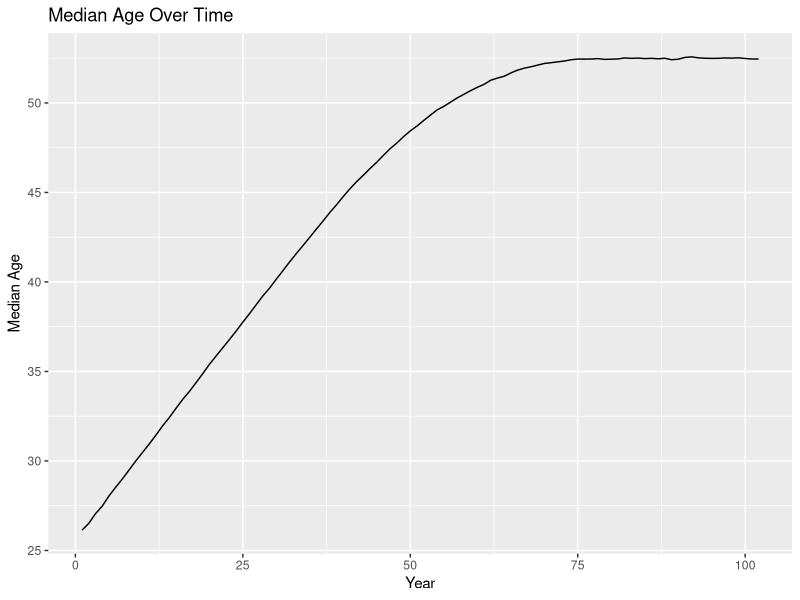
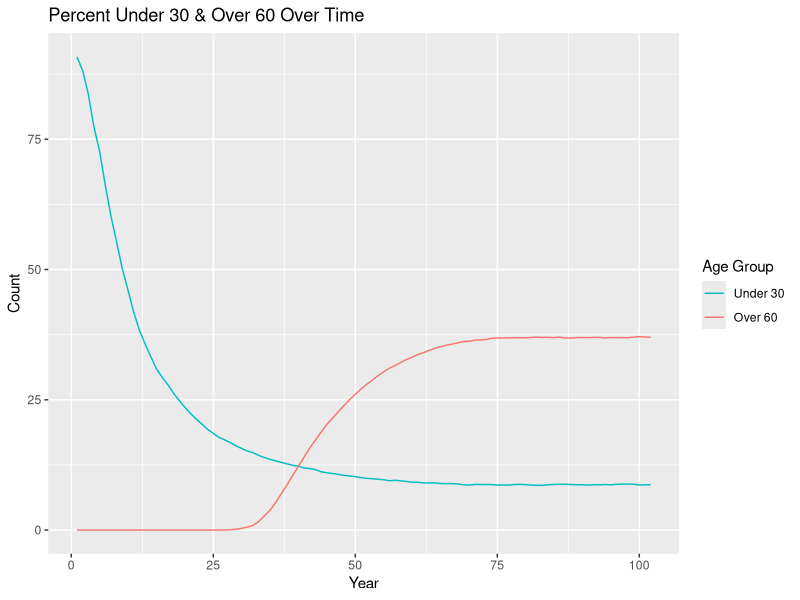
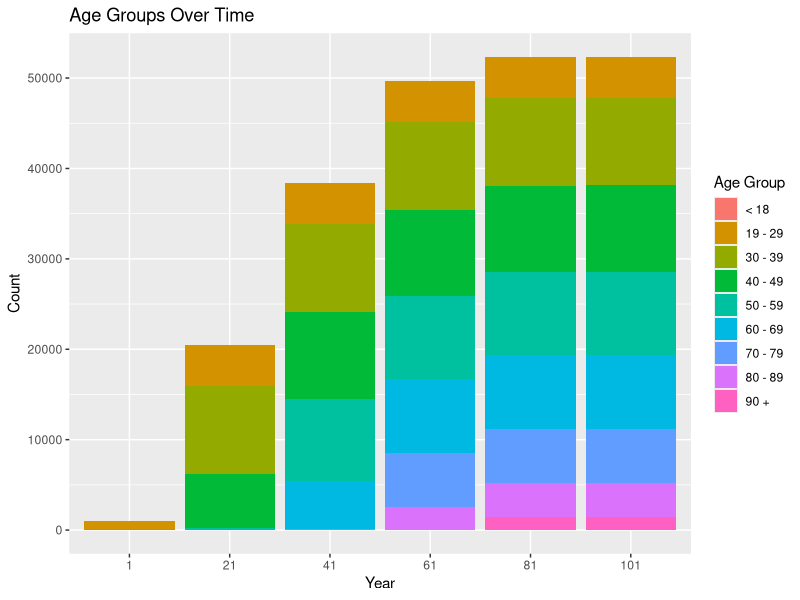
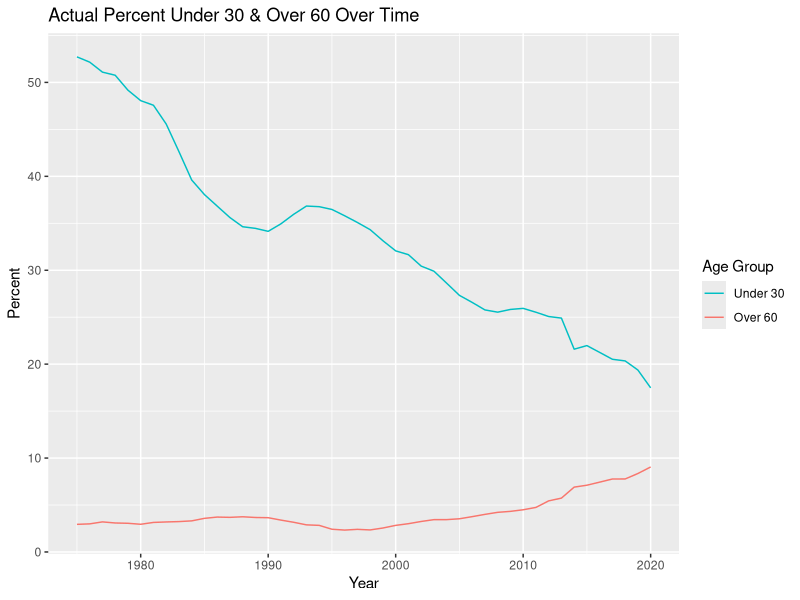
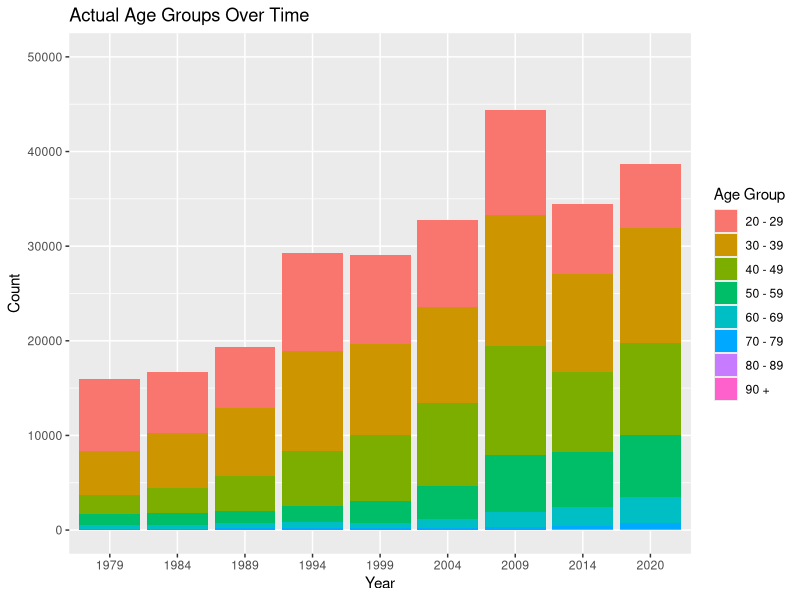
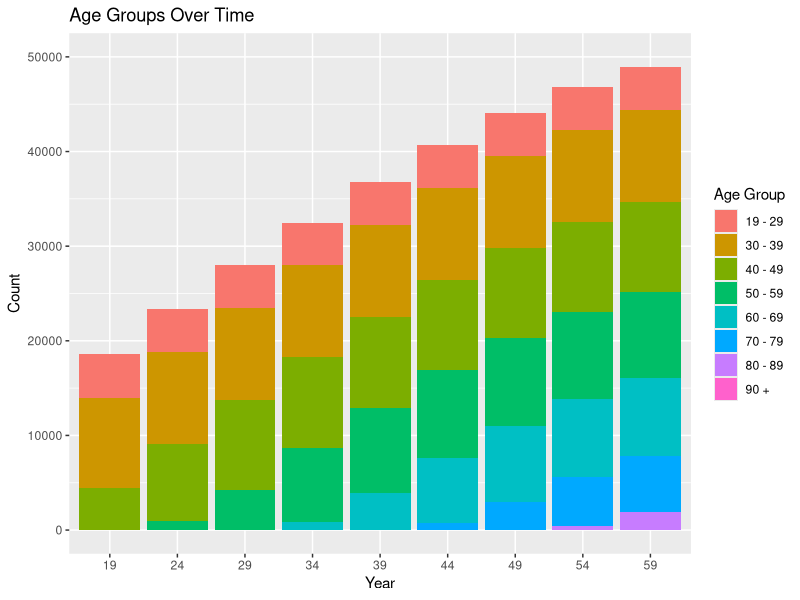
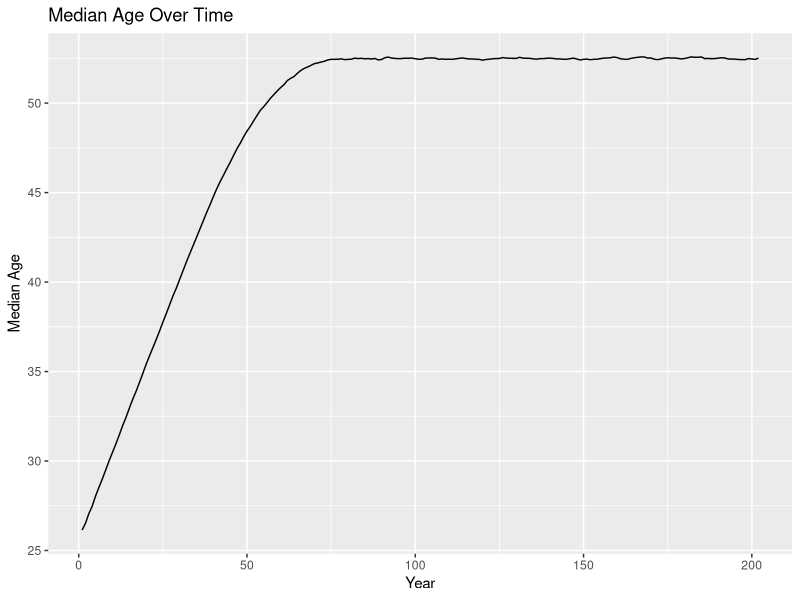
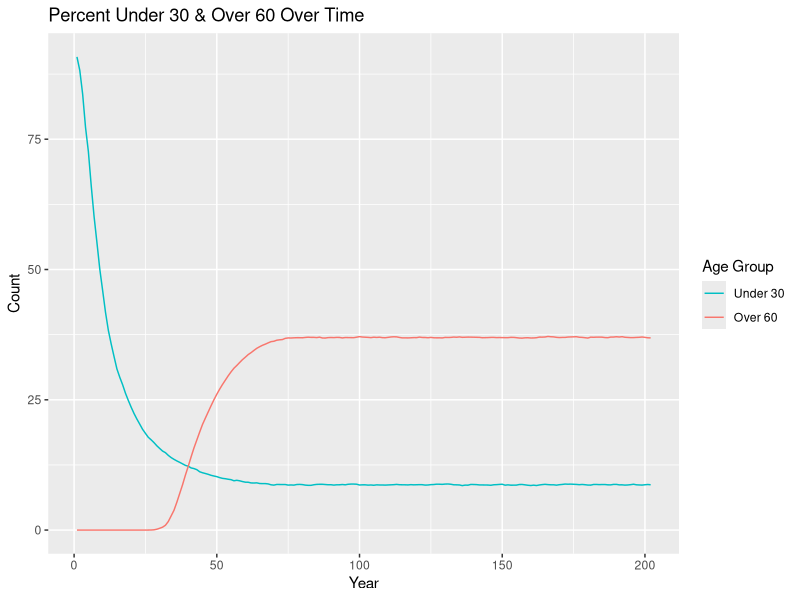

Reproduce these figures in R, in order.
## ---- chunk 1
knitr::opts_chunk$set(echo = TRUE)
## ---- chunk 2
library(tidyverse)
## ---- chunk 3
set.seed(12345)
## ---- chunk 4
population <- 
  rnorm(n = 1000, mean = 26, sd = 3) %>% 
  enframe() %>% 
  select(value) %>% 
  rename(original_age = value) %>% 
  mutate(current_age = original_age, years_incarcerated = 0)

overall <-
  tibble(year = 1, total_population = nrow(population), 
         median_age = median(population$current_age)) %>% 
  mutate("< 18" = pull(count(filter(population, current_age < 19))),
         "19 - 29" = pull(count(filter(population, current_age >= 19 & current_age < 30))),
         "30 - 39" = pull(count(filter(population, current_age >= 30 & current_age < 40))),
         "40 - 49" = pull(count(filter(population, current_age >= 40 & current_age < 50))),
         "50 - 59" = pull(count(filter(population, current_age >= 50 & current_age < 60))),
         "60 - 69" = pull(count(filter(population, current_age >= 60 & current_age < 70))),
         "70 - 79" = pull(count(filter(population, current_age >= 70 & current_age < 80))),
         "80 - 89" = pull(count(filter(population, current_age >= 80 & current_age < 90))),
         "90 +" = pull(count(filter(population, current_age >= 90))))
## ---- chunk 5
one_year_population <- function(data) {
  # age & years incarcerated increases by 1
  data$current_age <- data$current_age + 1
  data$years_incarcerated <- data$years_incarcerated + 1
  
  # creates age group cohorts & randomly removes fraction based on cohort
  less_than_18 <- filter(data, current_age < 19)
  less_than_18 <- sample_frac(less_than_18, (1 - 0.0055))
  
  `19_to_29` <- filter(data, current_age >= 19 & current_age < 30)
  `19_to_29` <- sample_frac(`19_to_29`, (1 - 0.0022))
  
  `30_to_39` <- filter(data, current_age >= 30 & current_age < 40)
  `30_to_39` <- sample_frac(`30_to_39`, (1 - 0.0023))
  
  `40_to_49` <- filter(data, current_age >= 40 & current_age < 50)
  `40_to_49` <- sample_frac(`40_to_49`, (1 - 0.0025))
  
  `50_to_59` <- filter(data, current_age >= 50 & current_age < 60)
  `50_to_59` <- sample_frac(`50_to_59`, (1 - 0.0060))
  
  `60_to_69` <- filter(data, current_age >= 60 & current_age < 70)
  `60_to_69` <- sample_frac(`60_to_69`, (1 - 0.0162))
  
  `70_to_79` <- filter(data, current_age >= 70 & current_age < 80)
  `70_to_79` <- sample_frac(`70_to_79`, (1 - 0.0424))
  
  `80_to_89` <- filter(data, current_age >= 80 & current_age < 90)
  `80_to_89` <- sample_frac(`80_to_89`, (1 - 0.0519))
  
  over_90 <- filter(data, current_age >= 90)
  over_90 <- sample_frac(over_90, (1 - 0.1250))
  
  data <- do.call("rbind", list(less_than_18, `19_to_29`, `30_to_39`, `40_to_49`, `50_to_59`, 
                                `60_to_69`,`70_to_79`, `80_to_89`, over_90))
  
  # adds 1000 more
  incoming <- 
    rnorm(n = 1000, mean = 26, sd = 3) %>% 
    enframe() %>% 
    select(value) %>% 
    rename(original_age = value) %>% 
    mutate(current_age = original_age, years_incarcerated = 0)
  data <- rbind(data, incoming)
  
  # removes any observations with age greater than 100
  data <- data %>% 
    filter(current_age < 100)
}

one_year_overall <- function(data, p) {
    incoming <-
      tibble(year = last(data$year) + 1, total_population = nrow(p),
             median_age = median(p$current_age)) %>% 
        mutate("< 18" = pull(count(filter(p, current_age < 19))),
               "19 - 29" = pull(count(filter(p, current_age >= 19 & current_age < 30))),
               "30 - 39" = pull(count(filter(p, current_age >= 30 & current_age < 40))),
               "40 - 49" = pull(count(filter(p, current_age >= 40 & current_age < 50))),
               "50 - 59" = pull(count(filter(p, current_age >= 50 & current_age < 60))),
               "60 - 69" = pull(count(filter(p, current_age >= 60 & current_age < 70))),
               "70 - 79" = pull(count(filter(p, current_age >= 70 & current_age < 80))),
               "80 - 89" = pull(count(filter(p, current_age >= 80 & current_age < 90))),
               "90 +" = pull(count(filter(p, current_age >= 90))))
    data <- rbind(data, incoming)
}
## ---- chunk 6
population <- one_year_population(population)
overall <- one_year_overall(overall, population)

# extend 100 years until stable
test_population <- population
test_overall <- overall
for (i in 1:100) {
  test_population <- one_year_population(test_population)
  test_overall <- one_year_overall(test_overall, test_population)
}
## ---- chunk 7
ggplot(data = test_overall, mapping = aes(x = year, y = median_age)) +
  geom_line() +
  labs(title = "Median Age Over Time", x = "Year", y = "Median Age")

test_overall %>% 
  mutate(under_30 = (`19 - 29` + `< 18`) / total_population * 100, 
         over_60 = (`60 - 69` + `70 - 79` + `80 - 89` + `90 +`) / total_population * 100) %>% 
  select(year, under_30, over_60) %>% 
  ggplot(data = ., mapping = aes(x = year, group = 1)) +
  geom_line(mapping = aes(y = under_30, color = "under_30")) +
  geom_line(mapping = aes(y = over_60, color = "over_60")) +
  labs(title = "Percent Under 30 & Over 60 Over Time", x = "Year", y = "Count") +
  scale_color_discrete(name = "Age Group",
                       breaks = c("under_30", "over_60"), labels = c("Under 30", "Over 60"))

test_overall_long <- test_overall %>% 
  select(year, `< 18`:`90 +`) %>% 
  mutate(year = as.character(year)) %>% 
  pivot_longer(-year, names_to = "age_group", values_to = "count")

ggplot(data = test_overall_long, mapping = aes(x = year, y = count, fill = age_group)) +
  geom_bar(position = "stack", stat = "identity") +
  labs(title = "Age Groups Over Time", x = "Year", y = "Count") +
  scale_x_discrete(limits = c("1", "21", "41", "61", "81", "101")) +
  scale_fill_discrete(name = "Age Group",
                      breaks = c("< 18", "19 - 29", "30 - 39", "40 - 49", "50 - 59", "60 - 69",
                                 "70 - 79", "80 - 89", "90 +"))
## ---- chunk 8
bar_race <- test_overall %>% 
  select(year, `< 18`:`90 +`) %>% 
  mutate(year = as.character(year)) %>% 
  pivot_longer(-year, names_to = "age_group", values_to = "count") %>% 
  pivot_wider(names_from = "year", values_from = "count")
## ---- chunk 9
actual <- read.csv("populations.csv")
actual %>% 
  mutate(Under30 = (AgeUnder20 + Age20to29) / PrisonPopulation * 100, 
         Over60 = (Age60to69 + Age70to79 + Age80to89 + Age90over) / PrisonPopulation * 100) %>% 
  select(year, PrisonPopulation, Under30, Over60) %>% 
  ggplot(data = ., mapping = aes(x = year, group = 1)) +
  geom_line(mapping = aes(y = Under30, color = "Under30")) +
  geom_line(mapping = aes(y = Over60, color = "Over60")) +
  labs(title = "Actual Percent Under 30 & Over 60 Over Time", x = "Year", y = "Percent") +
  scale_color_discrete(name = "Age Group",
                       breaks = c("Under30", "Over60"), labels = c("Under 30", "Over 60"))

actual_long <- actual %>% 
  select(year, AgeUnder20:Age90over) %>% 
  mutate(year = as.character(year)) %>% 
  pivot_longer(-year, names_to = "age_group", values_to = "count")

actual_long %>% 
  filter(age_group != "AgeUnder20") %>% 
  ggplot(data = ., mapping = aes(x = year, y = count, fill = age_group)) +
  geom_col() +
  labs(title = "Actual Age Groups Over Time", x = "Year", y = "Count") +
  scale_x_discrete(limits = c("1979", "1984", "1989", "1994", "1999", "2004", "2009", "2014", 
                              "2020")) +
  expand_limits(y = c(0, 50000)) +
  scale_fill_discrete(name = "Age Group",
                      breaks = c("Age20to29", "Age30to39", "Age40to49", "Age50to59", 
                                 "Age60to69", "Age70to79", "Age80to89", "Age90over"),
                      labels = c("20 - 29", "30 - 39", "40 - 49", "50 - 59", "60 - 69",
                                 "70 - 79", "80 - 89", "90 +"))

test_overall_long %>% 
  filter(age_group != "< 18") %>% 
  ggplot(data = ., mapping = aes(x = year, y = count, fill = age_group)) +
  geom_col() +
  labs(title = "Age Groups Over Time", x = "Year", y = "Count") +
  scale_x_discrete(limits = c("19", "24", "29", "34", "39", "44", "49", "54", "59")) +
  expand_limits(y = c(0, 50000)) +
  scale_fill_discrete(name = "Age Group",
                      breaks = c("19 - 29", "30 - 39", "40 - 49", "50 - 59", "60 - 69",
                                 "70 - 79", "80 - 89", "90 +"))

## ---- chunk 10
test_population_e <- test_population
test_overall_e <- test_overall
for (i in 1:100) {
  test_population_e <- one_year_population(test_population_e)
  test_overall_e <- one_year_overall(test_overall_e, test_population_e)
}
## ---- chunk 11
ggplot(data = test_overall_e, mapping = aes(x = year, y = median_age)) +
  geom_line() +
  labs(title = "Median Age Over Time", x = "Year", y = "Median Age")

test_overall_e %>% 
  mutate(under_30 = (`19 - 29` + `< 18`) / total_population * 100, 
         over_60 = (`60 - 69` + `70 - 79` + `80 - 89` + `90 +`) / total_population * 100) %>% 
  select(year, under_30, over_60) %>% 
  ggplot(data = ., mapping = aes(x = year, group = 1)) +
  geom_line(mapping = aes(y = under_30, color = "under_30")) +
  geom_line(mapping = aes(y = over_60, color = "over_60")) +
  labs(title = "Percent Under 30 & Over 60 Over Time", x = "Year", y = "Count") +
  scale_color_discrete(name = "Age Group",
                       breaks = c("under_30", "over_60"), labels = c("Under 30", "Over 60"))

test_overall_e_long <- test_overall_e %>% 
  select(year, `< 18`:`90 +`) %>% 
  mutate(year = as.character(year)) %>% 
  pivot_longer(-year, names_to = "age_group", values_to = "count") %>% 
  filter(year == "1" | year == "21" | year == "41" | year == "61" | year == "81" | 
           year == "101" | year == "121" | year == "141" | year == "161" | year == "181" |
           year == "201")

ggplot(data = test_overall_e_long, mapping = aes(x = year, y = count, fill = age_group)) +
  geom_bar(position = "stack", stat = "identity") +
  labs(title = "Age Groups Over Time", x = "Year", y = "Count") +
  scale_x_discrete(limits = c("1", "21", "41", "61", "81", "101", "121", "141", "161", "181", 
                              "201")) +
  scale_fill_discrete(name = "Age Group",
                      breaks = c("< 18", "19 - 29", "30 - 39", "40 - 49", "50 - 59", "60 - 69",
                                 "70 - 79", "80 - 89", "90 +"))

bar_race_e <- test_overall_e %>% 
  select(year, `< 18`:`90 +`) %>% 
  mutate(year = as.character(year)) %>% 
  pivot_longer(-year, names_to = "age_group", values_to = "count") %>% 
  pivot_wider(names_from = "year", values_from = "count")
## ---- chunk 12
one_year_parole <- function(data) {
  # age & years incarcerated increases by 1
  data$current_age <- data$current_age + 1
  data$years_incarcerated <- data$years_incarcerated + 1
  
  # creates age group cohorts & randomly removes fraction based on cohort
  less_than_18 <- filter(data, current_age < 19)
  less_than_18 <- sample_frac(less_than_18, (1 - 0.0055))
  
  `19_to_29` <- filter(data, current_age >= 19 & current_age < 30)
  `19_to_29` <- sample_frac(`19_to_29`, (1 - 0.0022))
  
  `30_to_39` <- filter(data, current_age >= 30 & current_age < 40)
  `30_to_39` <- sample_frac(`30_to_39`, (1 - 0.0023))
  
  `40_to_49` <- filter(data, current_age >= 40 & current_age < 50)
  `40_to_49` <- sample_frac(`40_to_49`, (1 - 0.0025))
  
  `50_to_59` <- filter(data, current_age >= 50 & current_age < 60)
  `50_to_59` <- sample_frac(`50_to_59`, (1 - 0.0060))
  
  `60_to_69` <- filter(data, current_age >= 60 & current_age < 70)
  `60_to_69` <- sample_frac(`60_to_69`, (1 - 0.0162))
  
  `70_to_79` <- filter(data, current_age >= 70 & current_age < 80)
  `70_to_79` <- sample_frac(`70_to_79`, (1 - 0.0424))
  
  `80_to_89` <- filter(data, current_age >= 80 & current_age < 90)
  `80_to_89` <- sample_frac(`80_to_89`, (1 - 0.0519))
  
  over_90 <- filter(data, current_age >= 90)
  over_90 <- sample_frac(over_90, (1 - 0.1250))
  
  data <- do.call("rbind", list(less_than_18, `19_to_29`, `30_to_39`, `40_to_49`, `50_to_59`, 
                                `60_to_69`,`70_to_79`, `80_to_89`, over_90))
  
  eligible <- sample_frac(filter(data, years_incarcerated >= 20), 0.9)
  ineligible <- filter(data, years_incarcerated < 20)
  data <- rbind(eligible, ineligible)
  
  # adds 1000 more
  incoming <- 
    rnorm(n = 1000, mean = 26, sd = 3) %>% 
    enframe() %>% 
    select(value) %>% 
    rename(original_age = value) %>% 
    mutate(current_age = original_age, years_incarcerated = 0, eligible_for_parole = FALSE)
  data <- rbind(data, incoming)
  
  # removes any observations with age greater than 100
  data <- data %>% 
    filter(current_age < 100)
}
## ---- chunk 13
parole_population <- population %>% 
  mutate(eligible_for_parole = FALSE)
parole_overall <- overall

for (i in 1:100) {
  parole_population <- one_year_parole(parole_population)
  parole_overall <- one_year_overall(parole_overall, parole_population)
}
